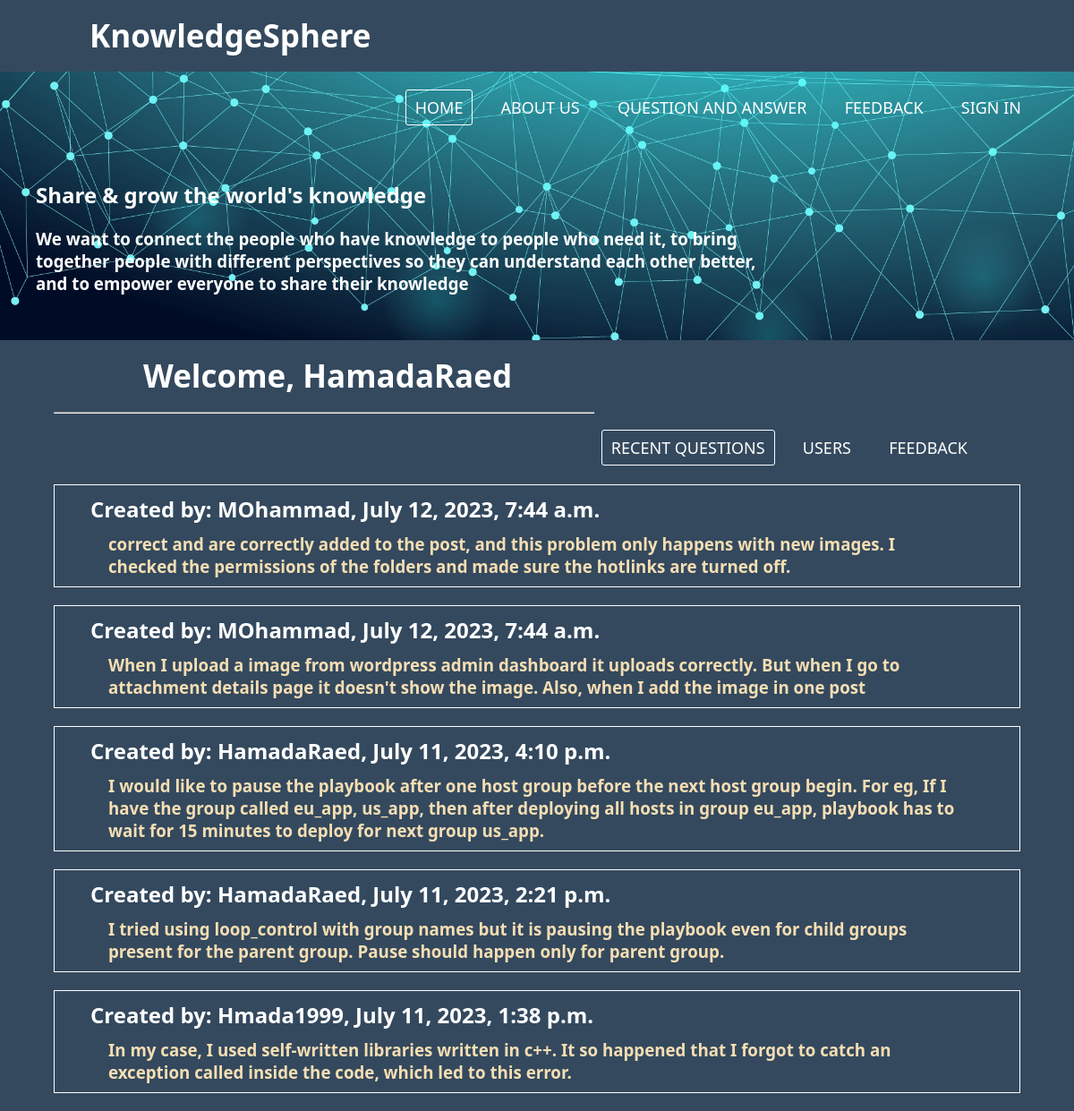
Screenshot of / (signed in) with the database file from the repository.
### soloapp/models.py (models this page shows)
class User(models.Model):
    username = models.CharField(max_length=255)
    email = models.CharField(max_length=255)
    password = models.CharField(max_length=255)
    created_at = models.DateTimeField(auto_now_add=True)
    updated_at = models.DateTimeField(auto_now=True)
    objects = UserManager()

class Question(models.Model):
    message_text = models.TextField()
    desc = models.TextField()
    user = models.ForeignKey(User, related_name='messages', on_delete = models.CASCADE)
    created_at = models.DateTimeField(auto_now_add=True)
    updated_at = models.DateTimeField(auto_now=True)

### soloapp/views.py (the view)
# urls.py: path('', views.index),
def index(request):
    orderedQuestion = Question.objects.order_by('-created_at')
    listOfQuestion = []
    index = 0
    while index < len(orderedQuestion) and index < 5 :
        listOfQuestion.append(orderedQuestion[index])
        index = index + 1
    content ={
        'questions' : listOfQuestion,
        'user' : User.objects.get(id=request.session['user']),
        'comments' : Comment.objects.all(),
    }
    return render(request, 'index.html', content )

### soloapp/templates/index.html (shortened to what this page needs)
<!DOCTYPE html>
<html lang="en">
<head>
    {% load static %}
    <link rel="stylesheet" href="{% static 'css/index.css' %}">
    <link rel="stylesheet" href="https://cdnjs.cloudflare.com/ajax/libs/font-awesome/4.7.0/css/font-awesome.min.css">
</head>
<body>
    <main>
        <nav>
            <label class="logo">KnowledgeSphere</label>
            <ul>
                <li><a href="/" class="active">Home</a></li>
                <li><a href="/displayAboutUs">About us</a></li>
                <li><a href="displayAllQuestion">Question and Answer</a></li>
                <li><a href="#">Feedback</a></li>
                <li><a href="#">Sign in</a></li>
            </ul>
        </nav>
        <section>
            <header>
                <div>
                    <h1>Share & grow the world's knowledge</h1>
                    <h3>We want to connect the people who have knowledge to people who need it, to bring</h3>
                    <h3>together people with different perspectives so they can understand each other better,
                    </h3>
                    <h3>and to empower everyone to share their knowledge </h3>
                </div>
            </header>
        </section>
        <div class="container">
            <div class="content">
                <nav>
                    <label class="logo">Welcome, {{user.username}}</label>
                    <ul>
                        <li><a href="/" class="active">Recent Questions</a></li>
                        <li><a href="#">Users</a></li>
                        <li><a href="#">Feedback</a></li>
                    </ul>
                    <hr>
                </nav>
                {% for question in questions%}
                <div class="question">
                    <ul class="listQuestion">
                        <h2>Created by: {{question.user.username}}, {{question.created_at}}</h2>
                        <a href="#">
                            <h3>{{question.message_text}}</h3>
                        </a>
                    </ul>
                </div>
                {% endfor %}
            </div>
        </div>
    </main>
</body>
</html>

### soloapp/static/css/index.css (style rules this page uses)
* { margin: 0px; padding: 0px; box-sizing: border-box; text-decoration: none; list-style: none; }
body { background-color: #34495e; font-family: system-ui, -apple-system, BlinkMacSystemFont, 'Segoe UI', Roboto, Oxygen, Ubuntu, Cantarell, 'Open Sans', 'Helvetica Neue', sans-serif; }
nav { height: 80px; width: 100%; background-color: #34495e; }
label.logo { font-size: 35px; font-weight: bold; color: white; padding: 0 100px; line-height: 80px; }
nav ul { float: right; margin-right: 40px; }
nav li { display: inline-block; margin: 0 8px; line-height: 80px; }
nav a { color: white; font-size: 18px; text-transform: uppercase; border: 1px solid transparent; padding: 7px 10px; border-radius: 3px; }
a.active, a:hover { border: 1px solid white; transition: .5s; }
section { height: 300px; background-image: url(../imgs/backdround.jpg); background-repeat: no-repeat; background-size: cover; }
header { display: flex; width: 90%; position: relative; top: 40px; left: 40px; color: white; justify-content: space-between; }
h1 { margin-bottom: 20px; }
.container { width: 100%; display: flex; flex-direction: column; }
.content { width: 90%; margin: auto; position: relative; }
.question { display: flex; width: 100%; margin: 20px auto; border: 1px solid white; }
.question h2 { color: white; margin: 10px 40px; }
.question h3 { color: wheat; margin: 10px 60px; }

### rows the page displays
User: username "HamadaRaed"
Question: user.username "MOhammad", created_at "July 12, 2023, 7:44 a.m.", message_text "correct and are correctly added to the post, and this problem only happens with new images. I checked the permissions of the folders and made sure the hotlinks are turned off."
Question: user.username "MOhammad", created_at "July 12, 2023, 7:44 a.m.", message_text "When I upload a image from wordpress admin dashboard it uploads correctly. But when I go to attachment details page it doesn't show the image. Also, when I add the image in one post"
Question: user.username "HamadaRaed", created_at "July 11, 2023, 4:10 p.m.", message_text "I would like to pause the playbook after one host group before the next host group begin. For eg, If I have the group called eu_app, us_app, then after deploying all hosts in group eu_app, playbook has to wait for 15 minutes to deploy for next group us_app."
Question: user.username "HamadaRaed", created_at "July 11, 2023, 2:21 p.m.", message_text "I tried using loop_control with group names but it is pausing the playbook even for child groups present for the parent group. Pause should happen only for parent group."
Question: user.username "Hmada1999", created_at "July 11, 2023, 1:38 p.m.", message_text "In my case, I used self-written libraries written in c++. It so happened that I forgot to catch an exception called inside the code, which led to this error."
